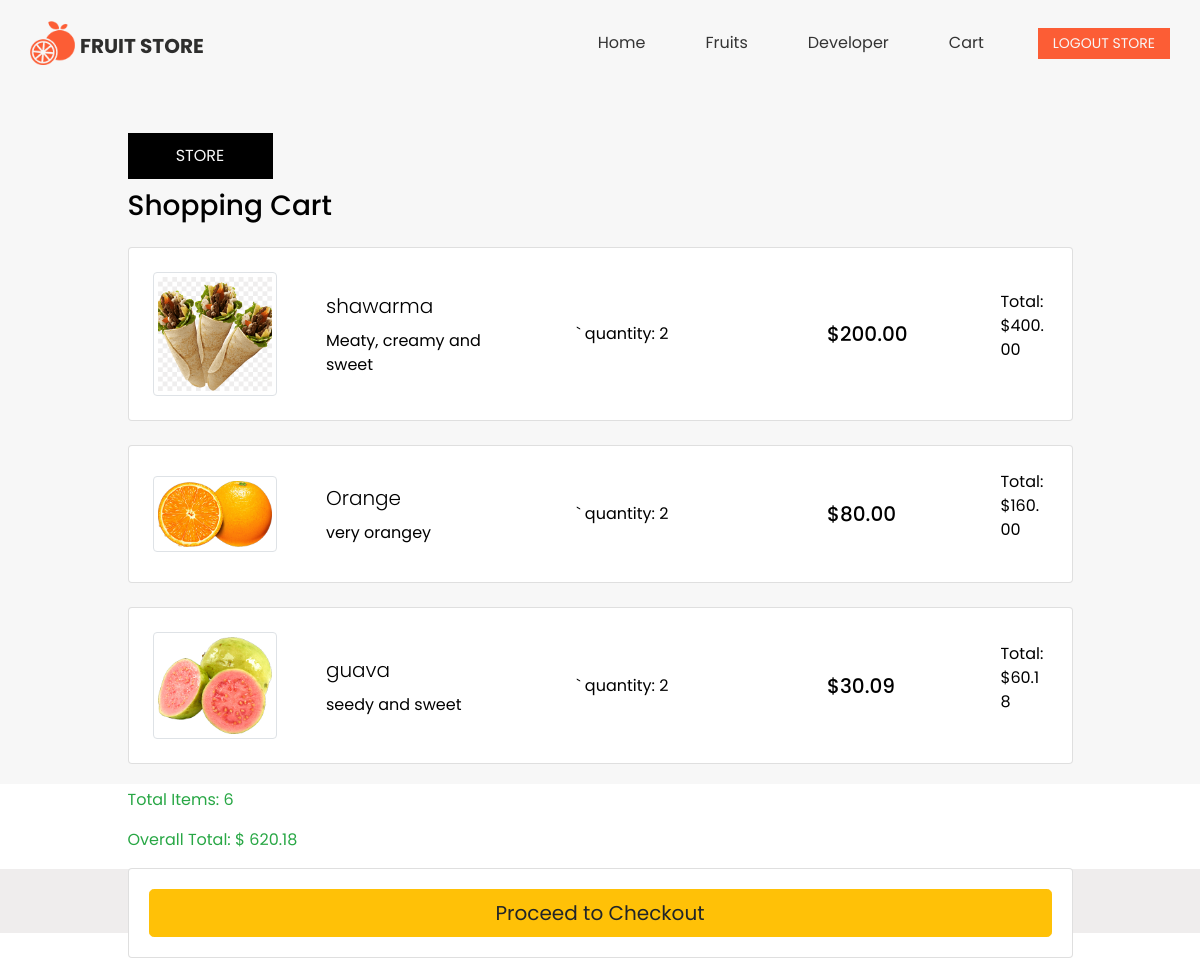
The app's page /cart/ (signed in) with its own data.
### store/models.py (models this page shows, shortened)
class OrderItem(models.Model):
    product = models.ForeignKey(Product, on_delete=models.SET_NULL, null=True)
    order = models.ForeignKey(Order, on_delete=models.SET_NULL, null=True, related_name='orderitems')
    quantity  = models.IntegerField(default=0, null=True)
    @property
    def total(self):
        total_price = self.product.price * self.quantity
        return total_price

class Product(models.Model):
    name = models.CharField(max_length=50)
    description = models.TextField()
    price = models.DecimalField(max_digits=99999999, decimal_places=2)
    image = models.ImageField(default='default.png')

class Order(models.Model):
    customer = models.ForeignKey(Customer, on_delete=models.SET_NULL, null=True)
    date_ordered = models.DateTimeField(auto_now_add=True)
    complete = models.BooleanField(default=False)
    @property
    def cart_total_price(self):
        orderitems = self.orderitems.all()
        total = sum([item.total for item in orderitems])
        return total
    @property
    def cart_total_item(self):
        orderitems = self.orderitems.all()
        total = sum([item.quantity for item in orderitems])
        return total

### store/views.py (the view)
# urls.py: path('cart/', cart, name='cart'),
@login_required
def cart(request):
    if request.user.is_authenticated:
        customer = request.user.customer
        order, created = Order.objects.get_or_create(customer=customer, complete=False)
        items = order.orderitems.all()
    else:
        items = []
        order = {"cart_total_item": 0, "cart_total_price":0}
    context = {
        "items": items,
        "order":order
    }
    return render(request, 'cart.html', context)

### templates/cart.html (shortened to what this page needs)
{% extends 'home.html'%}
{% load static%}
{% block content%}
<section class="h-100">
    <div class="container h-100 py-5">
      <div class="row d-flex justify-content-center align-items-center h-100">
        <div class="col-10">
          <a href="{% url 'fruits'%}" class="text-uppercase custom_dark-btn" style="margin-bottom: 10px;">
          store
          </a>
          <div class="d-flex justify-content-between align-items-center mb-4">
            <h3 class="fw-normal mb-0">Shopping Cart</h3>
          </div>
          {% for item in items %}
          <div class="card rounded-3  mb-4">
            <div class="card-body p-4">
              <div class="row d-flex justify-content-between align-items-center">
                <div class="col-md-2 col-lg-2 col-xl-2">
                  <img
                    src="{{item.product.image.url}}"
                    class="img-thumbnail" alt="Fruit-Img">
                </div>
                <div class="col-md-3 col-lg-3 col-xl-3">
                  <p class="lead fw-normal mb-2">{{item.product.name}}</p>
                    {{item.product.description}}
                </div>
                <div class="col-md-3 col-lg-3 col-xl-2 d-flex">
               ` quantity: {{item.quantity}}
                </div>
                <div class="col-md-3 col-lg-2 col-xl-2 offset-lg-1">
                  <h5 class="mb-0">${{item.product.price}}</h5>
                </div>
                <div class="col-md-1 col-lg-1 col-xl-1 text-end">
                 <p>Total: ${{item.total}}</p>
                </div>
              </div>
            </div>
          </div>
          {%endfor %}
          <div >
            <p class="text-success">Total Items: {{order.cart_total_item}}</p>
            <p class="text-success">Overall Total: $ {{order.cart_total_price}}</p>
           </div>
          <div class="card">
            <a href="">
            <div class="card-body">
              <button  type="button" data-mdb-button-init data-mdb-ripple-init class="btn btn-warning btn-block btn-lg">Proceed to Checkout</button>
            </div>
          </a>
          </div>
        </div>
      </div>
    </div>
  </section>
{% endblock %}

### templates/home.html (shortened to what this page needs)
<!DOCTYPE html>
{% load static%}
<html>
<head>
  <link rel="stylesheet" type="text/css"
    href="https://cdnjs.cloudflare.com/ajax/libs/OwlCarousel2/2.1.3/assets/owl.carousel.min.css" />
  <link rel="stylesheet" type="text/css" href="{% static 'css/bootstrap.css' %}" />
  <link href="{% static 'css/style.css' %}" rel="stylesheet" />
  <link href="{% static 'css/responsive.css' %}" rel="stylesheet" />
</head>
<body>
  <div class="hero_area">
    <header class="header_section">
      <div class="container">
        <nav class="navbar navbar-expand-lg custom_nav-container pt-3">
          <a class="navbar-brand" href="{% url 'home'%}">
            <img src="{% static 'images/logo.png' %}" alt="" /><span>
              Fruit Store
            </span>
          </a>
          <div class="collapse navbar-collapse" id="navbarSupportedContent">
            <div class="d-flex ml-auto flex-column flex-lg-row align-items-center">
              <ul class="navbar-nav  ">
                <li class="nav-item active">
                  <a class="nav-link" href="{% url 'home'%}">Home <span class="sr-only">(current)</span></a>
                </li>
                <li class="nav-item">
                  <a class="nav-link" href="{% url 'fruits'%}"> Fruits</a>
                </li>
                <li class="nav-item">
                  <a class="nav-link" href="{% url 'contact_me'%}">Developer</a>
                </li>
                <li class="nav-item">
                  <a class="nav-link" href="{% url 'cart'%}">Cart</a>
                </li>
              </ul>
            </div>
            {% if request.user.is_authenticated %}
            <div class="quote_btn-container ml-0 ml-lg-4 d-flex justify-content-center">
              <a href="{% url 'logout'%}">
               Logout {{request.user}}
              </a>
            </div>
            {% else %}
            <div class="quote_btn-container ml-0 ml-lg-4 d-flex justify-content-center">
              <a href="{% url 'signup'%}">
                Get Started
              </a>
            </div>
            {% endif %}
          </div>
        </nav>
      </div>
    </header>
    {% block content %}{% endblock %}
  <section class="container-fluid footer_section">
    <p>
      <a href="https://html.design/">Free Html Templates</a>
    </p>
  </section>
</body>
</html>

### static/css/style.css (style rules this page uses)
body { font-family: 'Poppins', sans-serif; color: #000000; background-color: #ffffff; }
.custom_dark-btn, .custom_orange-btn { display: inline-block; padding: 10px 0; text-align: center; width: 145px; outline: none; color: #f7f7f7; border: 1px solid transparent; }
.custom_dark-btn { background-color: #000000; }
.hero_area { height: 98vh; background-color: #f7f7f7; }
.custom_nav-container.navbar-expand-lg .navbar-nav .nav-link { padding: 10px 30px; color: #343434; text-align: center }
a, a:hover, a:focus { text-decoration: none; }
.btn, .btn:focus { outline: none !important; box-shadow: none; }
.navbar-brand, .navbar-brand:hover { text-transform: uppercase; font-weight: bold; font-size: 24px; color: #fafcfd; }
.navbar-brand { display: flex; align-items: center; }
.navbar-brand img { width: 45px; margin-right: 5px; }
.navbar-brand span { font-size: 20px; font-weight: 700; color: #2e2e2d; margin-top: 5px; }
.custom_nav-container { z-index: 99999; padding: 15px 0; }
.quote_btn-container a { display: inline-block; padding: 5px 15px; background-color: #fc5d35; color: #f7f7f7; font-size: 14px; text-transform: uppercase; }
.footer_section { background-color: #efeded; padding: 20px 0; font-family: "Roboto", sans-serif; }
.footer_section p { color: #191818; margin: 0; text-align: center; }
.footer_section a { color: #191818; }

### static/css/responsive.css (style rules this page uses)
@media (min-width: 1200px) { .container { max-width: 1170px; } }

### records on screen
OrderItem: product.image (picture), product.name "shawarma", product.description "Meaty, creamy and sweet", quantity "2", product.price "200.00", total "400.00"
OrderItem: product.image (picture), product.name "Orange", product.description "very orangey", quantity "2", product.price "80.00", total "160.00"
OrderItem: product.image (picture), product.name "guava", product.description "seedy and sweet", quantity "2", product.price "30.09", total "60.18"
Order: cart_total_item "6", cart_total_price "620.18"

### other values on screen
{{ request.user }} "STORE"
